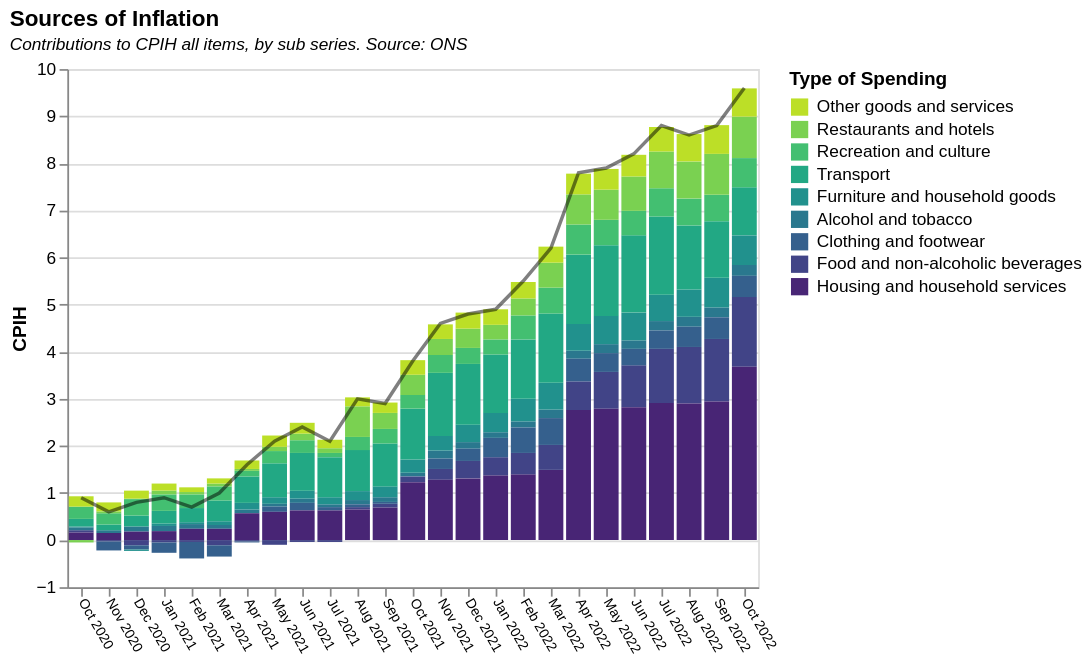

Specify this chart in Vega-Lite:
### Vega-Lite specification from a JSON file in a GitHub repository (floating-point values rounded to 4 significant figures; data arrays with more than 128 entries replaced by an {"elided": "..."} marker saying what was removed)
{"$schema": "https://vega.github.io/schema/vega-lite/v5.json", "description": "Breakdown of CPIH", "title": {"text": "Sources of Inflation", "subtitle": "Contributions to CPIH all items, by sub series. Source: ONS", "subtitleFontStyle": "italic", "subtitleFontSize": 10, "anchor": "start", "color": "black"}, "width": 400, "height": 300, "data": {"values": {"elided": "225 records"}}, "transform": [{"calculate": "if(datum.Type === 'Housing and household services', 0, if(datum.Type === 'Food and non-alcoholic beverages', 1 ,if(datum.Type === 'Clothing and footwear', 2 , 3)))", "as": "TypeOrder"}], "encoding": {"x": {"field": "Date", "type": "ordinal", "sort": ["0"], "title": "", "axis": {"labelAngle": 60, "labelFontSize": 8}}}, "layer": [{"mark": {"type": "bar", "interpolate": "monotone"}, "encoding": {"y": {"field": "Value", "type": "quantitative", "title": ""}, "color": {"field": "Type", "type": "nominal", "title": "Type of Spending", "scale": {"domain": ["Other goods and services", "Restaurants and hotels", "Recreation and culture", "Transport", "Furniture and household goods", "Alcohol and tobacco", "Clothing and footwear", "Food and non-alcoholic beverages", "Housing and household services"], "scheme": "viridis", "reverse": true}}, "order": {"field": "TypeOrder"}, "tooltip": [{"field": "Type", "type": "nominal", "title": "Type of Spending"}, {"field": "Value", "type": "quantitative", "title": "Contribution to CPIH inflation"}, {"field": "CPIH 12-month inflation rate", "type": "quantitative", "title": "Total CPIH"}]}}, {"mark": {"opacity": 0.5, "type": "line", "color": "black"}, "encoding": {"y": {"field": "CPIH 12-month inflation rate", "type": "quantitative", "title": "CPIH"}}}]}
